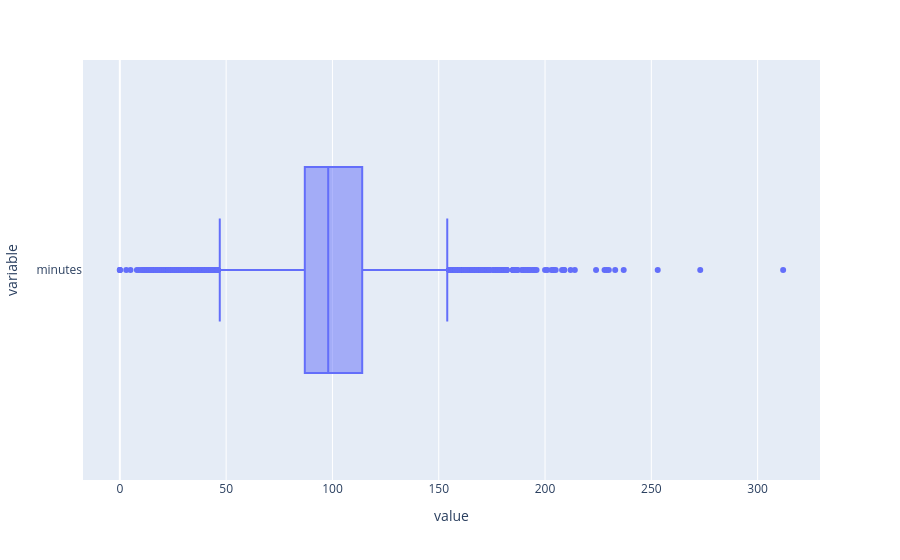

The code cell stored with this chart in its notebook:
### Code cell
px.box(eg, orientation='h')

### Figure 1 — Plotly figure (JSON) as saved in the notebook; plotly's stock layout.template omitted (floating-point values rounded to 4 significant figures; data arrays with more than 128 entries replaced by an {"elided": "..."} marker saying what was removed)
{"data": [{"alignmentgroup": "True", "hovertemplate": "value=%{x}<br>variable=%{y}<extra></extra>", "legendgroup": "", "marker": {"color": "#636efa"}, "name": "", "notched": false, "offsetgroup": "", "orientation": "h", "showlegend": false, "type": "box", "x": {"elided": "6131 int values"}, "x0": " ", "xaxis": "x", "y": {"elided": "6131 str values"}, "y0": " ", "yaxis": "y"}], "layout": {"boxmode": "group", "legend": {"tracegroupgap": 0}, "margin": {"t": 60}, "xaxis": {"anchor": "y", "domain": [0, 1], "title": {"text": "value"}}, "yaxis": {"anchor": "x", "domain": [0, 1], "title": {"text": "variable"}}}}
